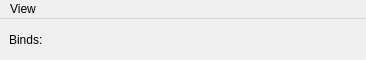
<?xml version="1.0" encoding="UTF-8"?>
<ui version="4.0">
 <class>MainWindow</class>
 <widget class="QMainWindow" name="MainWindow">
  <property name="geometry">
   <rect>
    <x>0</x>
    <y>0</y>
    <width>366</width>
    <height>60</height>
   </rect>
  </property>
  <property name="windowTitle">
   <string>Sender</string>
  </property>
  <widget class="QWidget" name="centralwidget">
   <layout class="QVBoxLayout" name="verticalLayout">
    <item>
     <widget class="QLabel" name="bindLabel">
      <property name="text">
       <string>Binds:</string>
      </property>
     </widget>
    </item>
   </layout>
  </widget>
  <widget class="QMenuBar" name="menubar">
   <property name="geometry">
    <rect>
     <x>0</x>
     <y>0</y>
     <width>366</width>
     <height>25</height>
    </rect>
   </property>
   <widget class="QMenu" name="menuView">
    <property name="title">
     <string>View</string>
    </property>
   </widget>
   <addaction name="menuView"/>
  </widget>
 </widget>
 <resources/>
 <connections/>
</ui>
